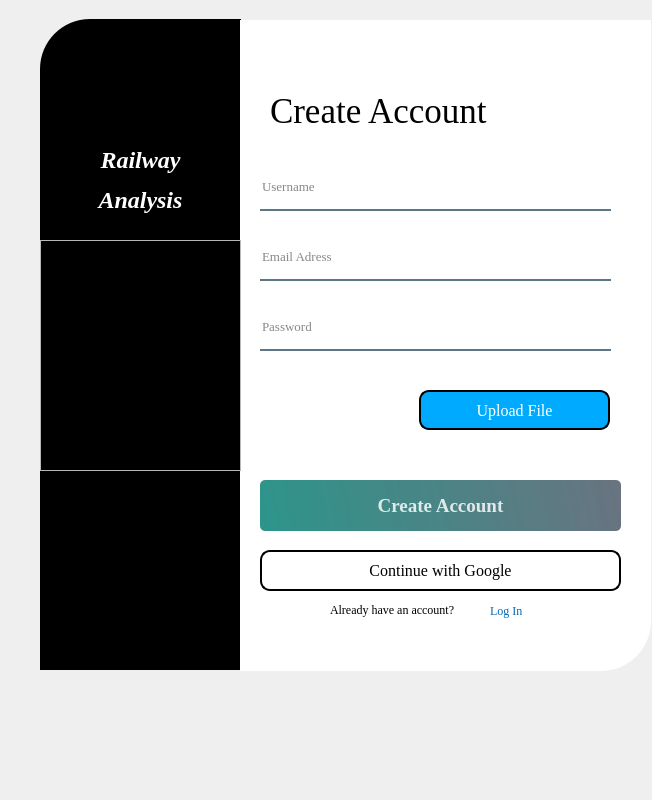
<?xml version="1.0" encoding="UTF-8"?>
<ui version="4.0">
 <class>SignUp</class>
 <widget class="QWidget" name="SignUp">
  <property name="geometry">
   <rect>
    <x>0</x>
    <y>0</y>
    <width>652</width>
    <height>800</height>
   </rect>
  </property>
  <property name="windowTitle">
   <string>Form</string>
  </property>
  <widget class="QWidget" name="widget" native="true">
   <property name="geometry">
    <rect>
     <x>40</x>
     <y>-10</y>
     <width>700</width>
     <height>800</height>
    </rect>
   </property>
   <property name="minimumSize">
    <size>
     <width>700</width>
     <height>800</height>
    </size>
   </property>
   <property name="maximumSize">
    <size>
     <width>700</width>
     <height>800</height>
    </size>
   </property>
   <widget class="QLabel" name="label_13">
    <property name="geometry">
     <rect>
      <x>0</x>
      <y>29</y>
      <width>201</width>
      <height>651</height>
     </rect>
    </property>
    <property name="styleSheet">
     <string notr="true">background-color: rgb(0, 0, 0);
border-top-left-radius: 50px;</string>
    </property>
    <property name="text">
     <string/>
    </property>
   </widget>
   <widget class="QLabel" name="label_14">
    <property name="geometry">
     <rect>
      <x>200</x>
      <y>30</y>
      <width>411</width>
      <height>651</height>
     </rect>
    </property>
    <property name="styleSheet">
     <string notr="true">background-color: rgb(255, 255, 255);
border-bottom-right-radius: 50px;</string>
    </property>
    <property name="text">
     <string/>
    </property>
   </widget>
   <widget class="QLabel" name="label_15">
    <property name="geometry">
     <rect>
      <x>230</x>
      <y>90</y>
      <width>331</width>
      <height>61</height>
     </rect>
    </property>
    <property name="font">
     <font>
      <family>Times New Roman</family>
      <pointsize>26</pointsize>
      <weight>50</weight>
      <bold>false</bold>
     </font>
    </property>
    <property name="styleSheet">
     <string notr="true">color:rbga(0,0,0,200)</string>
    </property>
    <property name="text">
     <string>Create Account</string>
    </property>
   </widget>
   <widget class="QPushButton" name="pushButton_3">
    <property name="geometry">
     <rect>
      <x>220</x>
      <y>490</y>
      <width>361</width>
      <height>51</height>
     </rect>
    </property>
    <property name="font">
     <font>
      <family>Times New Roman</family>
      <pointsize>14</pointsize>
      <weight>75</weight>
      <bold>true</bold>
     </font>
    </property>
    <property name="cursor">
     <cursorShape>PointingHandCursor</cursorShape>
    </property>
    <property name="styleSheet">
     <string notr="true">QPushButton#pushButton_3{
	
	background-color: qlineargradient(spread:pad, x1:0, y1:0.505682, x2:1, y2:0.477, stop:0 rgba(11, 131, 120, 219), stop:1 rgba(85, 98, 112, 226));
	color:rgba(255, 255, 255, 210);
	border-radius:5px;
}
QPushButton#pushButton_3:hover{
	background-color: qlineargradient(spread:pad, x1:0, y1:0.505682, x2:1, y2:0.477, stop:0 rgba(150, 123, 111, 219), stop:1 rgba(85, 81, 84, 226));
}
QPushButton#pushButton_3:pressed{
	padding-left: 5px;
	padding-top: 5px;
	background-color:rgba(150,123,111,255);
}</string>
    </property>
    <property name="text">
     <string>Create Account</string>
    </property>
   </widget>
   <widget class="QLabel" name="label_18">
    <property name="geometry">
     <rect>
      <x>10</x>
      <y>120</y>
      <width>181</width>
      <height>141</height>
     </rect>
    </property>
    <property name="font">
     <font>
      <family>Times New Roman</family>
      <pointsize>20</pointsize>
      <weight>75</weight>
      <bold>true</bold>
     </font>
    </property>
    <property name="styleSheet">
     <string notr="true">color: rgb(255, 255, 255);</string>
    </property>
    <property name="text">
     <string>&lt;html&gt;&lt;head/&gt;&lt;body&gt;&lt;p align=&quot;center&quot;&gt;&lt;span style=&quot; font-size:18pt; font-style:italic;&quot;&gt;Railway&lt;/span&gt;&lt;/p&gt;&lt;p align=&quot;center&quot;&gt;&lt;span style=&quot; font-size:18pt; font-style:italic;&quot;&gt;Analysis&lt;/span&gt;&lt;/p&gt;&lt;/body&gt;&lt;/html&gt;</string>
    </property>
   </widget>
   <widget class="QLineEdit" name="lineEdit_7">
    <property name="geometry">
     <rect>
      <x>220</x>
      <y>180</y>
      <width>351</width>
      <height>41</height>
     </rect>
    </property>
    <property name="font">
     <font>
      <family>Times New Roman</family>
      <pointsize>10</pointsize>
     </font>
    </property>
    <property name="styleSheet">
     <string notr="true">background-color:rgba(0, 0, 0, 0);
border:none;
border-bottom:2px solid rgba(46, 82, 101, 200);
color:rgba(0, 0, 0, 240);
padding-bottom:7px;</string>
    </property>
    <property name="placeholderText">
     <string>Username</string>
    </property>
   </widget>
   <widget class="QLineEdit" name="lineEdit_8">
    <property name="geometry">
     <rect>
      <x>220</x>
      <y>250</y>
      <width>351</width>
      <height>41</height>
     </rect>
    </property>
    <property name="font">
     <font>
      <family>Times New Roman</family>
      <pointsize>10</pointsize>
     </font>
    </property>
    <property name="styleSheet">
     <string notr="true">background-color:rgba(0, 0, 0, 0);
border:none;
border-bottom:2px solid rgba(46, 82, 101, 200);
color:rgba(0, 0, 0, 240);
padding-bottom:7px;</string>
    </property>
    <property name="placeholderText">
     <string>Email Adress</string>
    </property>
   </widget>
   <widget class="QLineEdit" name="lineEdit_9">
    <property name="geometry">
     <rect>
      <x>220</x>
      <y>320</y>
      <width>351</width>
      <height>41</height>
     </rect>
    </property>
    <property name="font">
     <font>
      <family>Times New Roman</family>
      <pointsize>10</pointsize>
     </font>
    </property>
    <property name="styleSheet">
     <string notr="true">background-color:rgba(0, 0, 0, 0);
border:none;
border-bottom:2px solid rgba(46, 82, 101, 200);
color:rgba(0, 0, 0, 240);
padding-bottom:7px;</string>
    </property>
    <property name="echoMode">
     <enum>QLineEdit::Password</enum>
    </property>
    <property name="placeholderText">
     <string>Password</string>
    </property>
   </widget>
   <widget class="QLabel" name="LogIn">
    <property name="geometry">
     <rect>
      <x>450</x>
      <y>610</y>
      <width>47</width>
      <height>21</height>
     </rect>
    </property>
    <property name="font">
     <font>
      <family>Times New Roman</family>
     </font>
    </property>
    <property name="cursor">
     <cursorShape>PointingHandCursor</cursorShape>
    </property>
    <property name="styleSheet">
     <string notr="true">color: rgb(0, 106, 181);</string>
    </property>
    <property name="text">
     <string>Log In</string>
    </property>
   </widget>
   <widget class="QLabel" name="label">
    <property name="geometry">
     <rect>
      <x>290</x>
      <y>610</y>
      <width>161</width>
      <height>20</height>
     </rect>
    </property>
    <property name="font">
     <font>
      <family>Times New Roman</family>
     </font>
    </property>
    <property name="text">
     <string>Already have an account?</string>
    </property>
   </widget>
   <widget class="QFrame" name="Google_frame">
    <property name="geometry">
     <rect>
      <x>230</x>
      <y>560</y>
      <width>31</width>
      <height>41</height>
     </rect>
    </property>
    <property name="styleSheet">
     <string notr="true">image: url(:/images/google-icon.png);
border-radius:10px</string>
    </property>
    <property name="frameShape">
     <enum>QFrame::StyledPanel</enum>
    </property>
    <property name="frameShadow">
     <enum>QFrame::Raised</enum>
    </property>
   </widget>
   <widget class="QPushButton" name="Google_btn">
    <property name="geometry">
     <rect>
      <x>220</x>
      <y>560</y>
      <width>361</width>
      <height>41</height>
     </rect>
    </property>
    <property name="font">
     <font>
      <family>Times New Roman</family>
      <pointsize>12</pointsize>
     </font>
    </property>
    <property name="cursor">
     <cursorShape>PointingHandCursor</cursorShape>
    </property>
    <property name="layoutDirection">
     <enum>Qt::RightToLeft</enum>
    </property>
    <property name="styleSheet">
     <string notr="true">QPushButton#Google_btn{
	border: 2px solid rgb(0, 0, 0);
	border-radius:10px;
}
QPushButton#Google_btn:hover {
	background-color: rgb(208, 208, 208);
}</string>
    </property>
    <property name="text">
     <string>Continue with Google</string>
    </property>
   </widget>
   <widget class="QFrame" name="frame">
    <property name="geometry">
     <rect>
      <x>0</x>
      <y>250</y>
      <width>201</width>
      <height>231</height>
     </rect>
    </property>
    <property name="styleSheet">
     <string notr="true">image: url(:/images/train4.png);</string>
    </property>
    <property name="frameShape">
     <enum>QFrame::StyledPanel</enum>
    </property>
    <property name="frameShadow">
     <enum>QFrame::Raised</enum>
    </property>
   </widget>
   <widget class="QPushButton" name="UploadPic">
    <property name="geometry">
     <rect>
      <x>379</x>
      <y>400</y>
      <width>191</width>
      <height>40</height>
     </rect>
    </property>
    <property name="font">
     <font>
      <family>Times New Roman</family>
      <pointsize>12</pointsize>
     </font>
    </property>
    <property name="cursor">
     <cursorShape>PointingHandCursor</cursorShape>
    </property>
    <property name="layoutDirection">
     <enum>Qt::RightToLeft</enum>
    </property>
    <property name="styleSheet">
     <string notr="true">QPushButton#UploadPic{
	color: rgb(255, 255, 255);
	background-color: rgb(0, 170, 255);
	border: 2px solid rgb(0, 0, 0);
	border-radius:10px;
	transition: all 1.0s ease-in-out;
}
QPushButton#UploadPic:hover {
	background-color: rgb(208, 208, 208);
	color: rgb(0, 0, 0);
}</string>
    </property>
    <property name="text">
     <string>Upload File</string>
    </property>
   </widget>
   <widget class="QFrame" name="UploadIcon">
    <property name="enabled">
     <bool>true</bool>
    </property>
    <property name="geometry">
     <rect>
      <x>390</x>
      <y>400</y>
      <width>20</width>
      <height>40</height>
     </rect>
    </property>
    <property name="styleSheet">
     <string notr="true">image: url(:/images/upload.png);
color: rgb(255, 0, 255);
border-radius:10px</string>
    </property>
    <property name="frameShape">
     <enum>QFrame::StyledPanel</enum>
    </property>
    <property name="frameShadow">
     <enum>QFrame::Raised</enum>
    </property>
   </widget>
   <widget class="QLabel" name="profilePic">
    <property name="geometry">
     <rect>
      <x>220</x>
      <y>390</y>
      <width>71</width>
      <height>61</height>
     </rect>
    </property>
    <property name="styleSheet">
     <string notr="true">
border-radius: 50%;
background-position: center;</string>
    </property>
    <property name="text">
     <string/>
    </property>
   </widget>
   <zorder>label_13</zorder>
   <zorder>label_14</zorder>
   <zorder>label_15</zorder>
   <zorder>pushButton_3</zorder>
   <zorder>label_18</zorder>
   <zorder>lineEdit_7</zorder>
   <zorder>lineEdit_8</zorder>
   <zorder>lineEdit_9</zorder>
   <zorder>LogIn</zorder>
   <zorder>label</zorder>
   <zorder>Google_btn</zorder>
   <zorder>Google_frame</zorder>
   <zorder>frame</zorder>
   <zorder>UploadPic</zorder>
   <zorder>UploadIcon</zorder>
   <zorder>profilePic</zorder>
  </widget>
 </widget>
 <resources>
  <include location="../res.qrc"/>
 </resources>
 <connections/>
</ui>
